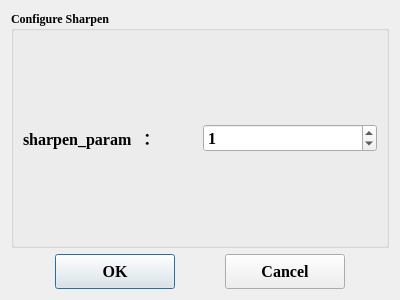
<?xml version="1.0" encoding="UTF-8"?>
<ui version="4.0">
 <class>sharpen_dialog</class>
 <widget class="QDialog" name="sharpen_dialog">
  <property name="geometry">
   <rect>
    <x>0</x>
    <y>0</y>
    <width>400</width>
    <height>300</height>
   </rect>
  </property>
  <property name="minimumSize">
   <size>
    <width>400</width>
    <height>300</height>
   </size>
  </property>
  <property name="windowTitle">
   <string>EE  Dialog</string>
  </property>
  <layout class="QGridLayout" name="gridLayout_2">
   <item row="0" column="0" colspan="5">
    <widget class="QGroupBox" name="groupBox">
     <property name="font">
      <font>
       <family>Times New Roman</family>
       <pointsize>9</pointsize>
       <weight>75</weight>
       <bold>true</bold>
      </font>
     </property>
     <property name="title">
      <string>Configure Sharpen</string>
     </property>
     <layout class="QGridLayout" name="gridLayout">
      <item row="0" column="0">
       <widget class="QLabel" name="label">
        <property name="font">
         <font>
          <family>Times New Roman</family>
          <pointsize>12</pointsize>
          <weight>75</weight>
          <bold>true</bold>
         </font>
        </property>
        <property name="text">
         <string>sharpen_param  ：</string>
        </property>
       </widget>
      </item>
      <item row="0" column="1">
       <widget class="QSpinBox" name="sharpen_param">
        <property name="font">
         <font>
          <family>Times New Roman</family>
          <pointsize>12</pointsize>
          <weight>75</weight>
          <bold>true</bold>
         </font>
        </property>
        <property name="minimum">
         <number>0</number>
        </property>
        <property name="maximum">
         <number>4</number>
        </property>
        <property name="value">
         <number>1</number>
        </property>
       </widget>
      </item>
     </layout>
    </widget>
   </item>
   <item row="1" column="0">
    <spacer name="horizontalSpacer_2">
     <property name="orientation">
      <enum>Qt::Horizontal</enum>
     </property>
     <property name="sizeHint" stdset="0">
      <size>
       <width>72</width>
       <height>20</height>
      </size>
     </property>
    </spacer>
   </item>
   <item row="1" column="1">
    <widget class="QPushButton" name="OK">
     <property name="minimumSize">
      <size>
       <width>120</width>
       <height>35</height>
      </size>
     </property>
     <property name="font">
      <font>
       <family>Times New Roman</family>
       <pointsize>12</pointsize>
       <weight>75</weight>
       <bold>true</bold>
      </font>
     </property>
     <property name="text">
      <string>OK</string>
     </property>
    </widget>
   </item>
   <item row="1" column="2">
    <spacer name="horizontalSpacer">
     <property name="orientation">
      <enum>Qt::Horizontal</enum>
     </property>
     <property name="sizeHint" stdset="0">
      <size>
       <width>71</width>
       <height>20</height>
      </size>
     </property>
    </spacer>
   </item>
   <item row="1" column="3">
    <widget class="QPushButton" name="Cancel">
     <property name="minimumSize">
      <size>
       <width>120</width>
       <height>35</height>
      </size>
     </property>
     <property name="font">
      <font>
       <family>Times New Roman</family>
       <pointsize>12</pointsize>
       <weight>75</weight>
       <bold>true</bold>
      </font>
     </property>
     <property name="text">
      <string>Cancel</string>
     </property>
    </widget>
   </item>
   <item row="1" column="4">
    <spacer name="horizontalSpacer_3">
     <property name="orientation">
      <enum>Qt::Horizontal</enum>
     </property>
     <property name="sizeHint" stdset="0">
      <size>
       <width>72</width>
       <height>20</height>
      </size>
     </property>
    </spacer>
   </item>
  </layout>
 </widget>
 <resources/>
 <connections>
  <connection>
   <sender>OK</sender>
   <signal>clicked()</signal>
   <receiver>sharpen_dialog</receiver>
   <slot>accept()</slot>
   <hints>
    <hint type="sourcelabel">
     <x>132</x>
     <y>261</y>
    </hint>
    <hint type="destinationlabel">
     <x>216</x>
     <y>144</y>
    </hint>
   </hints>
  </connection>
  <connection>
   <sender>Cancel</sender>
   <signal>clicked()</signal>
   <receiver>sharpen_dialog</receiver>
   <slot>reject()</slot>
   <hints>
    <hint type="sourcelabel">
     <x>300</x>
     <y>261</y>
    </hint>
    <hint type="destinationlabel">
     <x>216</x>
     <y>144</y>
    </hint>
   </hints>
  </connection>
 </connections>
</ui>
